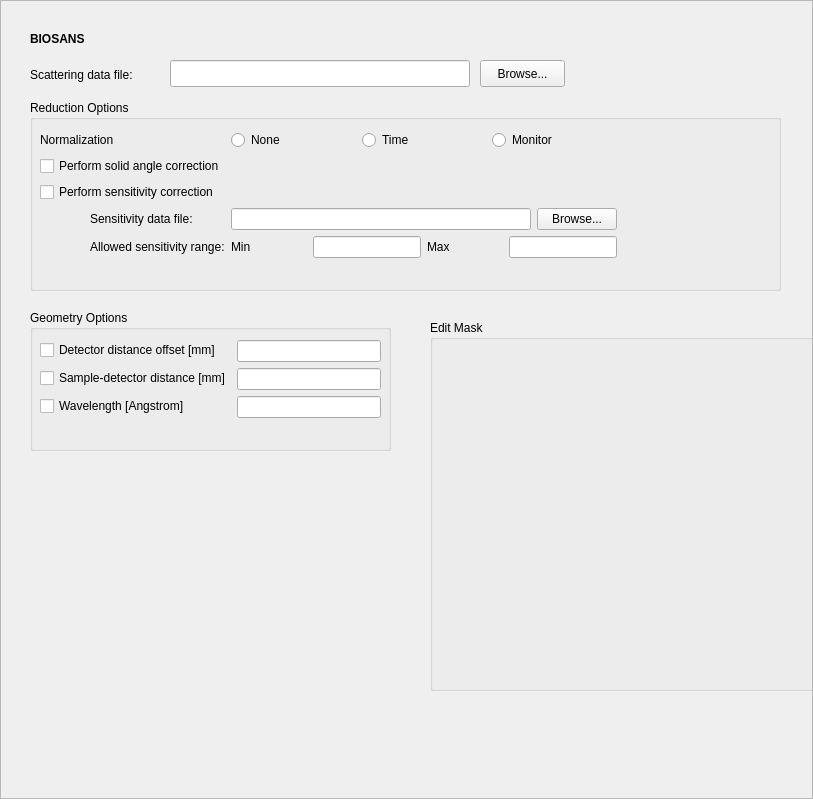
<?xml version="1.0" encoding="UTF-8"?>
<ui version="4.0">
 <class>Frame</class>
 <widget class="QFrame" name="Frame">
  <property name="geometry">
   <rect>
    <x>0</x>
    <y>0</y>
    <width>813</width>
    <height>799</height>
   </rect>
  </property>
  <property name="sizePolicy">
   <sizepolicy hsizetype="Expanding" vsizetype="Expanding">
    <horstretch>0</horstretch>
    <verstretch>0</verstretch>
   </sizepolicy>
  </property>
  <property name="windowTitle">
   <string>Frame</string>
  </property>
  <property name="frameShape">
   <enum>QFrame::StyledPanel</enum>
  </property>
  <property name="frameShadow">
   <enum>QFrame::Raised</enum>
  </property>
  <widget class="QGroupBox" name="reduction_options_groupbox">
   <property name="geometry">
    <rect>
     <x>30</x>
     <y>100</y>
     <width>751</width>
     <height>191</height>
    </rect>
   </property>
   <property name="title">
    <string>Reduction Options</string>
   </property>
   <widget class="QWidget" name="formLayoutWidget_2">
    <property name="geometry">
     <rect>
      <x>10</x>
      <y>30</y>
      <width>671</width>
      <height>161</height>
     </rect>
    </property>
    <layout class="QFormLayout" name="formLayout_2">
     <property name="sizeConstraint">
      <enum>QLayout::SetFixedSize</enum>
     </property>
     <property name="fieldGrowthPolicy">
      <enum>QFormLayout::AllNonFixedFieldsGrow</enum>
     </property>
     <property name="formAlignment">
      <set>Qt::AlignRight|Qt::AlignTop|Qt::AlignTrailing</set>
     </property>
     <item row="0" column="0">
      <widget class="QLabel" name="label_4">
       <property name="text">
        <string>Normalization</string>
       </property>
      </widget>
     </item>
     <item row="0" column="1">
      <layout class="QHBoxLayout" name="horizontalLayout">
       <item>
        <widget class="QRadioButton" name="normalization_none_radio">
         <property name="toolTip">
          <string>Select to skip data normalization.</string>
         </property>
         <property name="text">
          <string>None</string>
         </property>
        </widget>
       </item>
       <item>
        <widget class="QRadioButton" name="normalization_time_radio">
         <property name="toolTip">
          <string>Select to normalize the data to the data collection time.</string>
         </property>
         <property name="text">
          <string>Time</string>
         </property>
        </widget>
       </item>
       <item>
        <widget class="QRadioButton" name="normalization_monitor_radio">
         <property name="toolTip">
          <string>Select to normalize the data to the beam monitor count.</string>
         </property>
         <property name="text">
          <string>Monitor</string>
         </property>
        </widget>
       </item>
      </layout>
     </item>
     <item row="1" column="0">
      <widget class="QCheckBox" name="solid_angle_chk">
       <property name="toolTip">
        <string>Select to perform a solid angle correction.</string>
       </property>
       <property name="text">
        <string>Perform solid angle correction</string>
       </property>
      </widget>
     </item>
     <item row="2" column="0">
      <widget class="QCheckBox" name="sensitivity_chk">
       <property name="toolTip">
        <string>Select to perform a detector sensitivity correction.</string>
       </property>
       <property name="text">
        <string>Perform sensitivity correction</string>
       </property>
      </widget>
     </item>
     <item row="3" column="0">
      <widget class="QLabel" name="label_5">
       <property name="text">
        <string>Sensitivity data file:</string>
       </property>
       <property name="alignment">
        <set>Qt::AlignLeading|Qt::AlignLeft|Qt::AlignVCenter</set>
       </property>
       <property name="wordWrap">
        <bool>false</bool>
       </property>
       <property name="indent">
        <number>50</number>
       </property>
      </widget>
     </item>
     <item row="3" column="1">
      <layout class="QHBoxLayout" name="horizontalLayout_4">
       <item>
        <widget class="QLineEdit" name="sensitivity_file_edit">
         <property name="sizePolicy">
          <sizepolicy hsizetype="Fixed" vsizetype="Fixed">
           <horstretch>0</horstretch>
           <verstretch>0</verstretch>
          </sizepolicy>
         </property>
         <property name="minimumSize">
          <size>
           <width>300</width>
           <height>0</height>
          </size>
         </property>
         <property name="baseSize">
          <size>
           <width>0</width>
           <height>0</height>
          </size>
         </property>
         <property name="toolTip">
          <string>Enter a valid file path to be used for the detector sensitivity data.</string>
         </property>
        </widget>
       </item>
       <item>
        <widget class="QPushButton" name="sensitivity_browse_button">
         <property name="sizePolicy">
          <sizepolicy hsizetype="Fixed" vsizetype="Fixed">
           <horstretch>0</horstretch>
           <verstretch>0</verstretch>
          </sizepolicy>
         </property>
         <property name="text">
          <string>Browse...</string>
         </property>
        </widget>
       </item>
      </layout>
     </item>
     <item row="4" column="0">
      <widget class="QLabel" name="label_6">
       <property name="text">
        <string>Allowed sensitivity range:</string>
       </property>
       <property name="indent">
        <number>50</number>
       </property>
      </widget>
     </item>
     <item row="4" column="1">
      <layout class="QHBoxLayout" name="horizontalLayout_5">
       <item>
        <widget class="QLabel" name="label_7">
         <property name="text">
          <string>Min</string>
         </property>
        </widget>
       </item>
       <item>
        <widget class="QLineEdit" name="min_sensitivity_edit">
         <property name="sizePolicy">
          <sizepolicy hsizetype="Fixed" vsizetype="Fixed">
           <horstretch>0</horstretch>
           <verstretch>0</verstretch>
          </sizepolicy>
         </property>
         <property name="minimumSize">
          <size>
           <width>97</width>
           <height>0</height>
          </size>
         </property>
         <property name="toolTip">
          <string>Enter the minimum allowed relative sensitivity for any given pixel.</string>
         </property>
        </widget>
       </item>
       <item>
        <widget class="QLabel" name="label_8">
         <property name="text">
          <string>Max</string>
         </property>
        </widget>
       </item>
       <item>
        <widget class="QLineEdit" name="max_sensitivity_edit">
         <property name="sizePolicy">
          <sizepolicy hsizetype="Fixed" vsizetype="Fixed">
           <horstretch>0</horstretch>
           <verstretch>0</verstretch>
          </sizepolicy>
         </property>
         <property name="minimumSize">
          <size>
           <width>97</width>
           <height>0</height>
          </size>
         </property>
         <property name="toolTip">
          <string>Enter the maximum allowed relative sensitivity for any given pixel.</string>
         </property>
        </widget>
       </item>
      </layout>
     </item>
    </layout>
   </widget>
  </widget>
  <widget class="QGroupBox" name="geometry_options_groupbox">
   <property name="geometry">
    <rect>
     <x>30</x>
     <y>310</y>
     <width>361</width>
     <height>141</height>
    </rect>
   </property>
   <property name="title">
    <string>Geometry Options</string>
   </property>
   <widget class="QWidget" name="formLayoutWidget_3">
    <property name="geometry">
     <rect>
      <x>10</x>
      <y>30</y>
      <width>341</width>
      <height>101</height>
     </rect>
    </property>
    <layout class="QFormLayout" name="formLayout_3">
     <item row="0" column="0">
      <widget class="QCheckBox" name="detector_offset_chk">
       <property name="toolTip">
        <string>Select to set the detector distance offset.</string>
       </property>
       <property name="whatsThis">
        <string/>
       </property>
       <property name="text">
        <string>Detector distance offset [mm]</string>
       </property>
      </widget>
     </item>
     <item row="0" column="1">
      <widget class="QLineEdit" name="detector_offset_edit">
       <property name="toolTip">
        <string>Enter the detector distance offset in mm.</string>
       </property>
      </widget>
     </item>
     <item row="1" column="0">
      <widget class="QCheckBox" name="sample_dist_chk">
       <property name="toolTip">
        <string>Select to force the sample-detector distance.</string>
       </property>
       <property name="text">
        <string>Sample-detector distance [mm]</string>
       </property>
      </widget>
     </item>
     <item row="1" column="1">
      <widget class="QLineEdit" name="sample_dist_edit">
       <property name="toolTip">
        <string>Enter the value of the sample-to-detector distance in mm.</string>
       </property>
      </widget>
     </item>
     <item row="2" column="0">
      <widget class="QCheckBox" name="wavelength_chk">
       <property name="toolTip">
        <string>Select to force the wavelength to a given value.</string>
       </property>
       <property name="text">
        <string>Wavelength [Angstrom]</string>
       </property>
      </widget>
     </item>
     <item row="2" column="1">
      <widget class="QLineEdit" name="wavelength_edit">
       <property name="toolTip">
        <string>Enter the value of the neutron wavelength.</string>
       </property>
      </widget>
     </item>
    </layout>
   </widget>
  </widget>
  <widget class="QLabel" name="instr_name_label">
   <property name="geometry">
    <rect>
     <x>30</x>
     <y>30</y>
     <width>550</width>
     <height>17</height>
    </rect>
   </property>
   <property name="font">
    <font>
     <weight>75</weight>
     <bold>true</bold>
    </font>
   </property>
   <property name="text">
    <string>BIOSANS</string>
   </property>
  </widget>
  <widget class="QLabel" name="label_9">
   <property name="geometry">
    <rect>
     <x>30</x>
     <y>60</y>
     <width>131</width>
     <height>29</height>
    </rect>
   </property>
   <property name="text">
    <string>Scattering data file:</string>
   </property>
   <property name="alignment">
    <set>Qt::AlignLeading|Qt::AlignLeft|Qt::AlignVCenter</set>
   </property>
   <property name="wordWrap">
    <bool>false</bool>
   </property>
   <property name="indent">
    <number>0</number>
   </property>
  </widget>
  <widget class="QLineEdit" name="data_file_edit">
   <property name="geometry">
    <rect>
     <x>170</x>
     <y>60</y>
     <width>300</width>
     <height>27</height>
    </rect>
   </property>
   <property name="sizePolicy">
    <sizepolicy hsizetype="Fixed" vsizetype="Fixed">
     <horstretch>0</horstretch>
     <verstretch>0</verstretch>
    </sizepolicy>
   </property>
   <property name="minimumSize">
    <size>
     <width>300</width>
     <height>0</height>
    </size>
   </property>
   <property name="baseSize">
    <size>
     <width>0</width>
     <height>0</height>
    </size>
   </property>
   <property name="toolTip">
    <string>Enter a valid file path to the SANS data file you want to reduce.</string>
   </property>
  </widget>
  <widget class="QPushButton" name="data_file_browse_button">
   <property name="geometry">
    <rect>
     <x>480</x>
     <y>60</y>
     <width>85</width>
     <height>27</height>
    </rect>
   </property>
   <property name="sizePolicy">
    <sizepolicy hsizetype="Fixed" vsizetype="Fixed">
     <horstretch>0</horstretch>
     <verstretch>0</verstretch>
    </sizepolicy>
   </property>
   <property name="text">
    <string>Browse...</string>
   </property>
  </widget>
  <widget class="QGroupBox" name="groupBox">
   <property name="geometry">
    <rect>
     <x>430</x>
     <y>320</y>
     <width>641</width>
     <height>371</height>
    </rect>
   </property>
   <property name="title">
    <string>Edit Mask</string>
   </property>
   <widget class="QWidget" name="horizontalLayoutWidget">
    <property name="geometry">
     <rect>
      <x>0</x>
      <y>10</y>
      <width>311</width>
      <height>291</height>
     </rect>
    </property>
    <layout class="QHBoxLayout" name="placeholder_layout">
     <property name="sizeConstraint">
      <enum>QLayout::SetFixedSize</enum>
     </property>
    </layout>
   </widget>
  </widget>
 </widget>
 <resources/>
 <connections/>
</ui>
